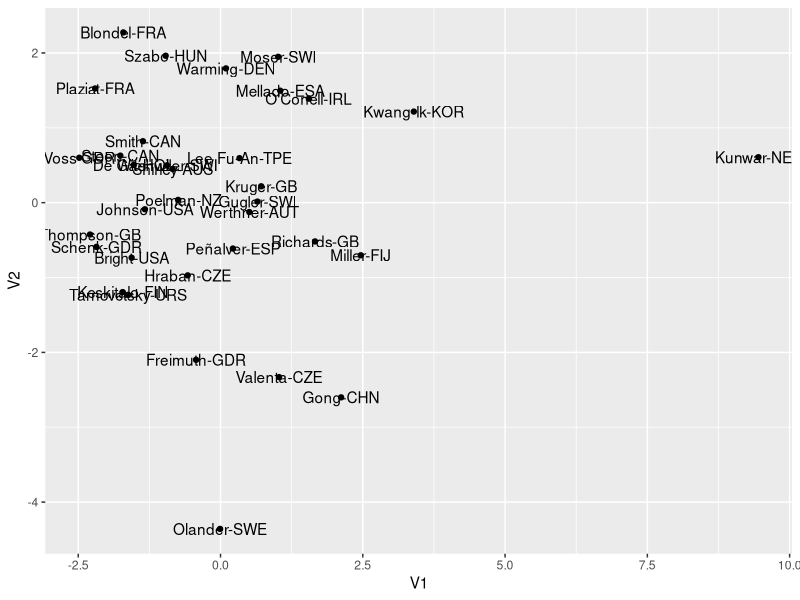
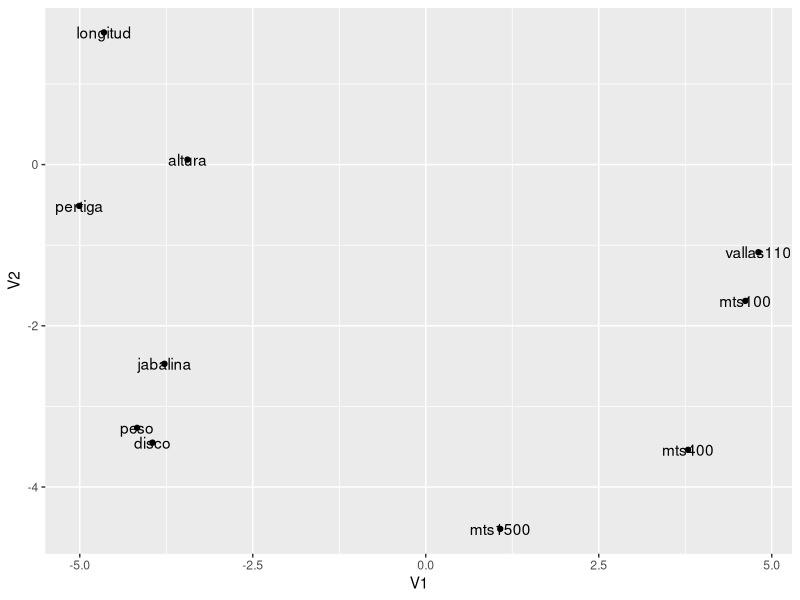

Write the R code that produced these figures, in order.
#
# University: Universidad de Valladolid
# Degree: Grado en Estadística
# Subject: Análisis de Datos
# Year: 2017/18
# Teacher: Miguel Alejandro Fernández Temprano
# Author: Sergio García Prado (garciparedes.me)
# Name: Análisis de Componentes Principales - Práctica 02
#
#

rm(list = ls())

library(ggplot2)

# Importar los datos a SAS desde el fichero Olympic2016 v2.txt;

DATA <- read.csv('./../../../datasets/olympic-2016-v2.txt', header=TRUE)

A <- DATA[,1:10]
rownames(A) <- DATA[,12]

#
# Efectuar mediante un ACP normado con los datos de las 10 pruebas.
#


X <- t((t(A) - colMeans(A)) / apply(A, 2, sd))
X_n = dim(X)[1]
X_p = dim(X)[2]

X_star = (t(X) %*% X) / (X_n-1)

X_eig <- eigen(X_star)
X_lambda <- X_eig$values
X_u <- X_eig$vectors

#
# Calcular los scores en las 10 componentes y comprobar que tienen media 0
# y varianza igual al autovalor correspondiente.
#


F <- X %*% X_u

ggplot(as.data.frame.matrix(F), aes(x=V1, y=V2)) +
  geom_point() +
  geom_text(label=rownames(F))


0 == round(colMeans(F), digits = 4)
round(X_lambda, digits = 4) == round(apply(F, 2, sd) ^ 2, digits = 4)


#
# Calcular las contribuciones absolutas y relativas de los puntos a las
# componentes y hacer la representación gráfica correspondiente.
#


X_ca <- t(t(F^2) / rowSums(t(F ^ 2)))
X_re <- (F^2) / rowSums(F ^ 2)

print(round(X_ca, digits = 4))
print(round(X_re, digits = 4))

#
# Considerar ahora la nube de los puntos columna y calcular los autovalores y
# autovectores correspondientes. Comprobar las relaciones con los resultados
# de la nube de puntos fila.
#

X_v <- t(t(F) / (sqrt(X_lambda * (X_n - 1))))


print(round(X_v, digits = 4))

G <- t(X) %*% X_v

print(G)

X_u_2 <- t(t(G) / sqrt(X_lambda * (X_n - 1)))


round(X_u_2, digits = 4) == round(X_u, digits = 4)


ggplot(as.data.frame.matrix(G), aes(x=V1, y=V2)) +
  geom_point() +
  geom_text(label=rownames(G))

#
# Calcular las proyecciones de las variables (scores) en los nuevos ejes.
# Calcular sus medias, sus varianzas y la suma de sus cuadrados (dividida por n-1).
#

#
# Reconstruir la matriz de datos original a partir de los autovalores y autovectores.
#

#
# Reconstruir la matriz con las dos primeras componentes principales y valorar la pérdida.
#
